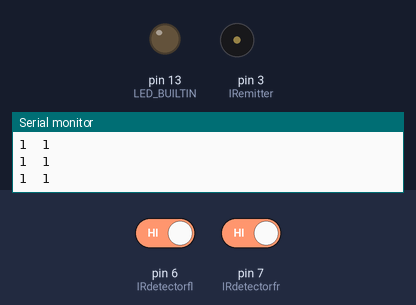
Bench run of a sketch on a simulated Arduino Uno, built with avr-gcc and run on an emulated ATmega328P. Shown: output pins drawn as LEDs (lit = HIGH), buzzer (waves = sounding), the last lines printed to the serial monitor. Inputs (shaded band) come from the test bench; at power-on: pin 6 (IRdetectorfl) HIGH, pin 7 (IRdetectorfr) HIGH. Pins used as bus, display or sensor lines are not drawn.

Above: at 1.2 s.
1.3 s: pin 6 (IRdetectorfl) driven LOW and pin 7 (IRdetectorfr) driven LOW
At 1.46 s:
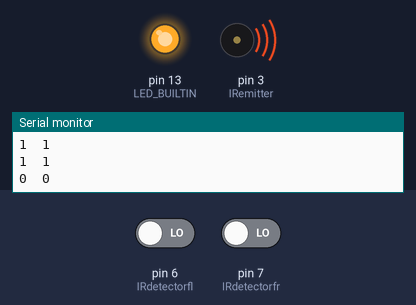
4.3 s: pin 6 (IRdetectorfl) driven HIGH
At 4.48 s:
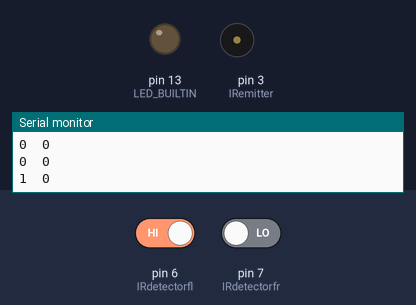
7.3 s: pin 6 (IRdetectorfl) driven LOW
At 7.51 s:
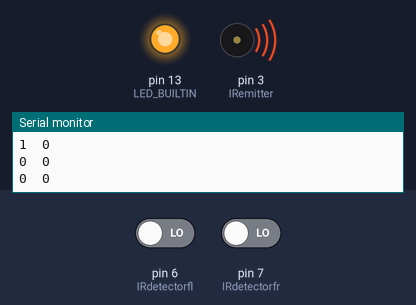
10.3 s: pin 7 (IRdetectorfr) driven HIGH
At 10.63 s:
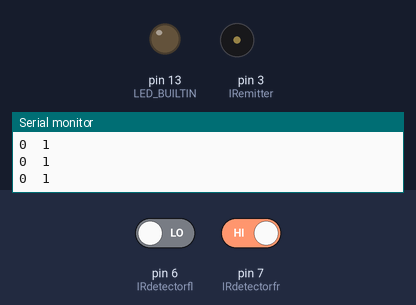
Timing chart, 0 to 14.3 s (numbered marks = the images above; inputs shaded):
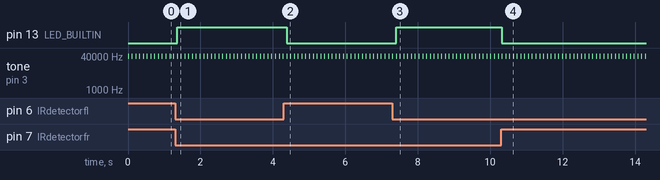

Measured:
- after the input at 1.3 s, pin 13 (LED_BUILTIN): LOW → HIGH after 0.06 s
- after the input at 4.3 s, pin 13 (LED_BUILTIN): HIGH → LOW after 0.08 s
- after the input at 7.3 s, pin 13 (LED_BUILTIN): LOW → HIGH after 0.10 s
- after the input at 10.3 s, pin 13 (LED_BUILTIN): HIGH → LOW at once
- by itself, tone on pin 3 (IRemitter): alternates 38000 Hz for 0.01 s and silent for 0.09 s

The sketch:

One_Pin_to_Mult_Sensors.ino
```cpp
#include <Servo.h>

int IRdetectorfl = 6;

int IRemitter = 3;
int IRdetectorfr = 7;
int distancefr;
int distancefl;
//Servo servo;

void setup() {
  pinMode(LED_BUILTIN, OUTPUT);
  digitalWrite(LED_BUILTIN, LOW);

  pinMode(IRdetectorfr, INPUT);
  pinMode(IRemitter, OUTPUT);
  digitalWrite(IRemitter, HIGH);

  pinMode(IRdetectorfl, INPUT);

  Serial.begin(9600);

}

void loop() {
  distancefr = readIR(IRdetectorfr);
  distancefl = readIR(IRdetectorfl);
  Serial.print(distancefl);
  Serial.print("\t");
  Serial.println(distancefr);

  if(distancefr==LOW && distancefl==LOW) digitalWrite(LED_BUILTIN, HIGH);
  else digitalWrite(LED_BUILTIN, LOW);

  delay(100);

}


int readIR(int IRdetector){
  tone(IRemitter, 38000, 8);
  delay(1);
  int ir = digitalRead(IRdetector);
  delay(1);
  return ir;

}
```
